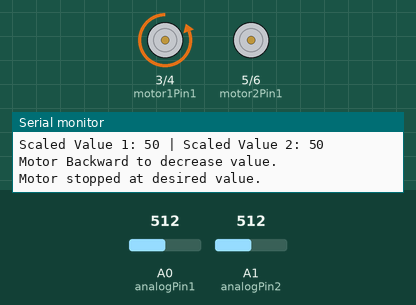
The sketch below on a simulated Arduino Uno, built with avr-gcc and run on an emulated ATmega328P. On the bench: motor-driver pin pairs drawn as motors (green arrow = first pin HIGH = forward, orange = second pin HIGH = backward, longer = more drive), the last lines printed to the serial monitor. The test bench sets the inputs (shaded band); at power-on: A0 (analogPin1) = 512, A1 (analogPin2) = 512.

Above: at 5.2 s.
5.3 s: A0 (analogPin1) set to 179
7.0 s: A0 (analogPin1) set to 147
At 8.6 s:
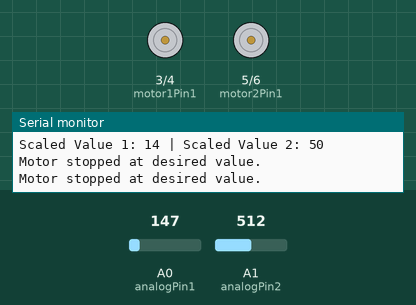
8.9 s: A1 (analogPin2) set to 471
10.4 s: A1 (analogPin2) set to 443
At 11.2 s:
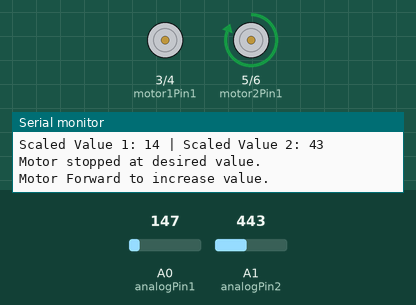
12.2 s: A0 (analogPin1) set to 55
13.7 s: A0 (analogPin1) set to 45
At 14.9 s:
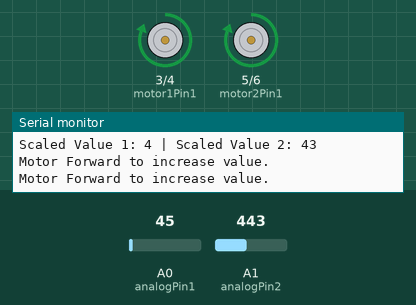
Timing chart, 0 to 16.4 s (numbered marks = the images above; inputs shaded):
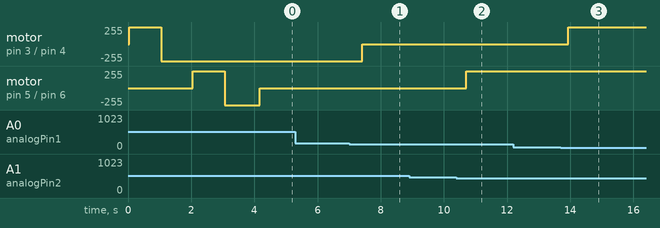

Measured:
- the behaviour switches between 164 and 163 on A0 (analogPin1) (found by bisection; images 0 and 1)
- the behaviour switches between 461 and 460 on A1 (analogPin2) (found by bisection; images 1 and 2)
- the behaviour switches between 52 and 51 on A0 (analogPin1) (found by bisection; images 2 and 3)
- after the input at 7.0 s, motor on pin 3 (motor1Pin1) / pin 4 (motor1Pin2): backward 255/255 → stopped after 0.41 s
- after the input at 10.4 s, motor on pin 5 (motor2Pin1) / pin 6 (motor2Pin2): stopped → forward 255/255 after 0.31 s
- after the input at 13.7 s, motor on pin 3 (motor1Pin1) / pin 4 (motor1Pin2): stopped → forward 255/255 after 0.24 s

The sketch:

Desiredvaluetest.ino
```cpp
// Define pins for L298 motor driver
const int motor1Pin1 = 3, motor1Pin2 = 4;  // Motor 1
const int motor2Pin1 = 5, motor2Pin2 = 6;  // Motor 2

// Analog input pins
const int analogPin1 = A0, analogPin2 = A1;

// Desired values
const int desiredValue1 = 10;
const int desiredValue2 = 50;

// Initial scaled values for calibration
int initialScaledValue1 = 0;
int initialScaledValue2 = 0;

// Calibration flag
bool calibrated = false;

// Tolerance for stopping
const int tolerance = 5;

void setup() {
  Serial.begin(9600);

  // Set motor pins as OUTPUT
  pinMode(motor1Pin1, OUTPUT);
  pinMode(motor1Pin2, OUTPUT);
  pinMode(motor2Pin1, OUTPUT);
  pinMode(motor2Pin2, OUTPUT);

  // Start calibration process
  calibrateMotor();
}

void calibrateMotor() {
  // Step 1: Read the initial scaled values
  initialScaledValue1 = map(analogRead(analogPin1), 0, 1023, 0, 100);
  initialScaledValue2 = map(analogRead(analogPin2), 0, 1023, 0, 100);

  Serial.println("Starting calibration...");
  Serial.print("Initial Scaled Value 1: ");
  Serial.println(initialScaledValue1);
  Serial.print("Initial Scaled Value 2: ");
  Serial.println(initialScaledValue2);

  // Step 2: Move motor 1 forward and read scaled value
  Serial.println("Moving Motor 1 Forward...");
  digitalWrite(motor1Pin1, HIGH);
  digitalWrite(motor1Pin2, LOW);
  delay(1000);  // Allow motor to rotate for a moment

  int forwardValue1 = map(analogRead(analogPin1), 0, 1023, 0, 100);
  Serial.print("Scaled Value 1 after moving forward: ");
  Serial.println(forwardValue1);

  // Step 3: Move motor 1 backward and read scaled value
  Serial.println("Moving Motor 1 Backward...");
  digitalWrite(motor1Pin1, LOW);
  digitalWrite(motor1Pin2, HIGH);
  delay(1000);  // Allow motor to rotate for a moment

  int backwardValue1 = map(analogRead(analogPin1), 0, 1023, 0, 100);
  Serial.print("Scaled Value 1 after moving backward: ");
  Serial.println(backwardValue1);

  // Step 4: Determine direction of movement for motor 1
  if (forwardValue1 > initialScaledValue1) {
    Serial.println("Motor 1 moves forward to increase scaled value.");
  } else if (backwardValue1 < initialScaledValue1) {
    Serial.println("Motor 1 moves backward to decrease scaled value.");
  }

  // Step 5: Repeat the same for motor 2
  Serial.println("Moving Motor 2 Forward...");
  digitalWrite(motor2Pin1, HIGH);
  digitalWrite(motor2Pin2, LOW);
  delay(1000);  // Allow motor to rotate for a moment

  int forwardValue2 = map(analogRead(analogPin2), 0, 1023, 0, 100);
  Serial.print("Scaled Value 2 after moving forward: ");
  Serial.println(forwardValue2);

  Serial.println("Moving Motor 2 Backward...");
  digitalWrite(motor2Pin1, LOW);
  digitalWrite(motor2Pin2, HIGH);
  delay(1000);  // Allow motor to rotate for a moment

  int backwardValue2 = map(analogRead(analogPin2), 0, 1023, 0, 100);
  Serial.print("Scaled Value 2 after moving backward: ");
  Serial.println(backwardValue2);

  if (forwardValue2 > initialScaledValue2) {
    Serial.println("Motor 2 moves forward to increase scaled value.");
  } else if (backwardValue2 < initialScaledValue2) {
    Serial.println("Motor 2 moves backward to decrease scaled value.");
  }

  // Once calibration is done, set flag
  calibrated = true;
  Serial.println("Calibration Complete.");
}

void loop() {
  // Only proceed with motor control if calibration is done
  if (!calibrated) {
    return;  // Wait for calibration
  }

  // Read and scale values
  int scaledValue1 = map(analogRead(analogPin1), 0, 1023, 0, 100);
  int scaledValue2 = map(analogRead(analogPin2), 0, 1023, 0, 100);

  // Print current scaled values
  Serial.print("Scaled Value 1: "); Serial.print(scaledValue1);
  Serial.print(" | Scaled Value 2: "); Serial.println(scaledValue2);

  // Control motors using updated calibration values
  controlMotor(scaledValue1, desiredValue1, motor1Pin1, motor1Pin2);
  controlMotor(scaledValue2, desiredValue2, motor2Pin1, motor2Pin2);

  delay(500);  // Stability delay
}

// Function to control motor direction based on scaled value and desired value
void controlMotor(int currentScaledValue, int desiredValue, int pin1, int pin2) {
  // Check if the motor needs to move
  if (currentScaledValue < desiredValue - tolerance) {
    Serial.println("Motor Forward to increase value.");
    digitalWrite(pin1, HIGH);  // Move forward
    digitalWrite(pin2, LOW);
  } else if (currentScaledValue > desiredValue + tolerance) {
    Serial.println("Motor Backward to decrease value.");
    digitalWrite(pin1, LOW);  // Move backward
    digitalWrite(pin2, HIGH);
  } else {
    Serial.println("Motor stopped at desired value.");
    digitalWrite(pin1, LOW);  // Stop the motor
    digitalWrite(pin2, LOW);
  }
}
```
